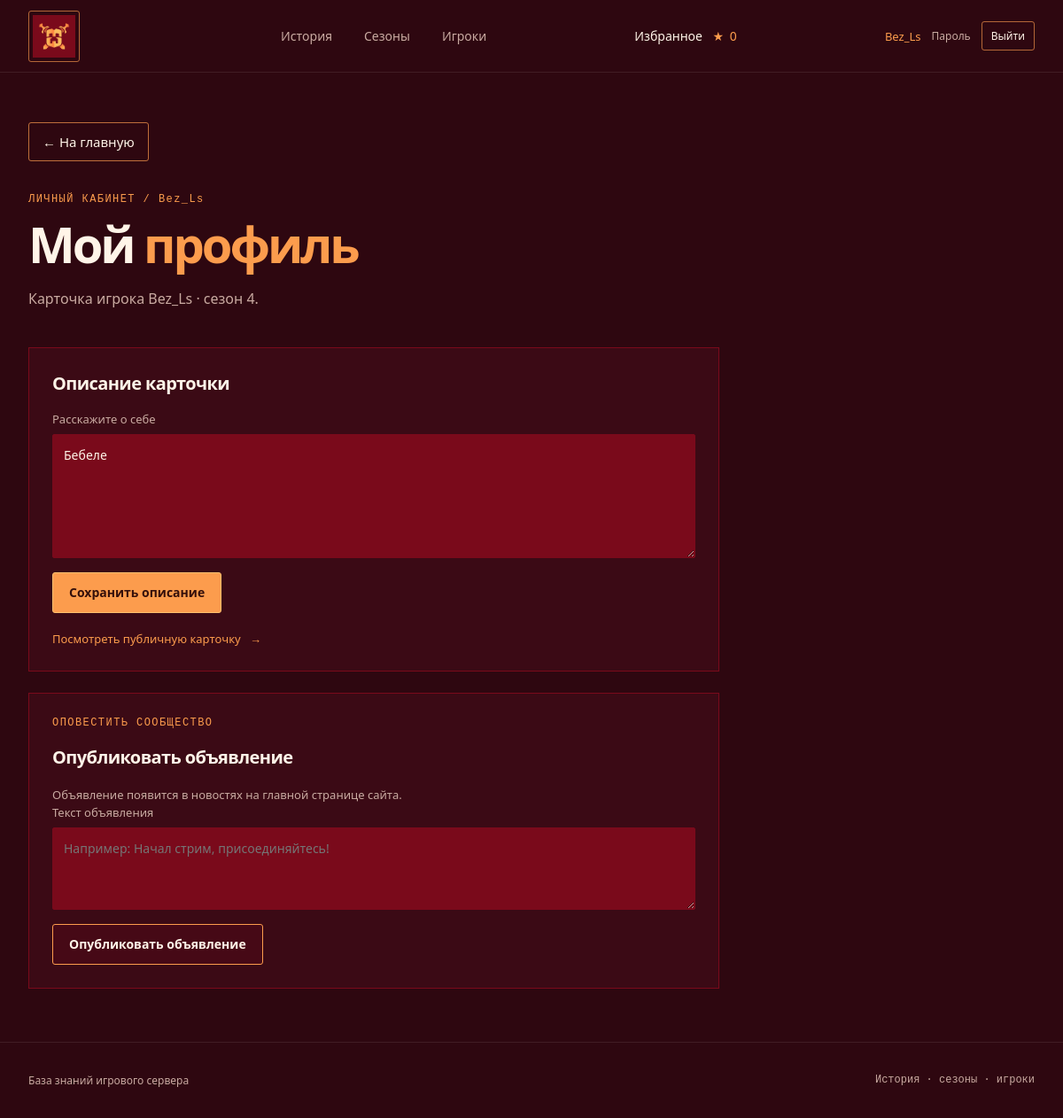
The app's page /profile (signed in) with its own data.
### tables this page shows
CREATE TABLE accounts (
                username TEXT PRIMARY KEY,
                password TEXT,
                role TEXT
            );

CREATE TABLE players (
                id INTEGER PRIMARY KEY AUTOINCREMENT,
                name TEXT,
                season_id INTEGER,
                info TEXT,
                status TEXT,
                linked_account TEXT,
                image_file_id TEXT
            );

### mineshield.py (the view, shortened to what this page needs)
@app.route("/profile", methods=["GET", "POST"])
@role_required("player")
def profile():
    user = get_current_user()
    player = get_linked_player(user["username"])
    return render_template("profile.html", player=player)

### mineshield.py (called while the page is built, shortened)
@app.context_processor
def inject_template_state() -> dict[str, Any]:
    static_dir = Path(app.static_folder or BASE_DIR / "static")
    return {
        "logo_available": (static_dir / "images" / "logo.png").is_file(),
        "current_user": get_current_user(),
        "csrf_token": get_csrf_token,
    }

def get_csrf_token() -> str:
    if "csrf_token" not in session:
        session["csrf_token"] = secrets.token_urlsafe(32)
    return session["csrf_token"]

def get_current_user() -> dict[str, str] | None:
    username = session.get("username")
    if not username:
        return None
    connection = connect_db()
    try:
        account = connection.execute(
            "SELECT username, role FROM accounts WHERE username = ?",
            (username,),
        ).fetchone()
    finally:
        connection.close()
    if account is None:
        session.clear()
        return None
    return dict(account)

def login_required(view: Callable) -> Callable:
    @wraps(view)
    def wrapped(*args, **kwargs):
        if get_current_user() is None:
            flash("Сначала войдите в аккаунт.", "error")
            return redirect(url_for("login"))
        return view(*args, **kwargs)
    return wrapped

def role_required(role: str) -> Callable:
    def decorate(view: Callable) -> Callable:
        @wraps(view)
        @login_required
        def wrapped(*args, **kwargs):
            user = get_current_user()
            if user is None or user["role"] != role:
                abort(403)
            return view(*args, **kwargs)
        return wrapped
    return decorate

def get_linked_player(username: str) -> sqlite3.Row | None:
    connection = connect_db()
    try:
        return connection.execute(
            """
            SELECT id, name, season_id, info, status
            FROM players
            WHERE linked_account = ?
            """,
            (username,),
        ).fetchone()
    finally:
        connection.close()

def connect_db(db_path: Path | str | None = None) -> sqlite3.Connection:
    connection = sqlite3.connect(db_path or DB_PATH)
    connection.row_factory = sqlite3.Row
    return connection

@app.before_request
def ensure_database_initialized() -> None:
    database_path = Path(DB_PATH).resolve()
    if database_path not in _initialized_databases:
        init_db(database_path)
        _initialized_databases.add(database_path)

### templates/profile.html (shortened to what this page needs)
{% extends "base.html" %}
{% block content %}
<section class="page-hero">
  <a class="back-link" href="{{ url_for('home') }}">← На главную</a>
  <p class="eyebrow">ЛИЧНЫЙ КАБИНЕТ / {{ current_user.username }}</p>
  <h1>Мой <span>профиль</span></h1>
  {% if player %}
  <p class="page-intro">Карточка игрока {{ player.name }} · сезон {{ player.season_id }}.</p>
  {% else %}
  <p class="page-intro">Аккаунт создан, но карточка игрока ещё не привязана. Попросите администратора назначить карточку.</p>
  {% endif %}
</section>
{% if player %}
<section class="form-panel profile-edit-panel">
  <h2>Описание карточки</h2>
  <form class="site-form" action="{{ url_for('profile') }}" method="post">
    <label>Расскажите о себе
      <textarea name="info" rows="5" maxlength="2000">{{ player.info or "" }}</textarea>
    </label>
    <button class="button button-primary" type="submit">Сохранить описание</button>
  </form>
  <a class="text-link" href="{{ url_for('player_detail', player_id=player.id) }}">Посмотреть публичную карточку <span aria-hidden="true">→</span></a>
</section>
<section class="form-panel profile-edit-panel">
  <p class="eyebrow">ОПОВЕСТИТЬ СООБЩЕСТВО</p>
  <h2>Опубликовать объявление</h2>
  <p class="form-hint">Объявление появится в новостях на главной странице сайта.</p>
  <form class="site-form" action="{{ url_for('create_announcement') }}" method="post">
    <label>Текст объявления
      <textarea name="text" rows="3" maxlength="500" required placeholder="Например: Начал стрим, присоединяйтесь!"></textarea>
    </label>
    <button class="button button-secondary" type="submit">Опубликовать объявление</button>
  </form>
</section>
{% endif %}
{% endblock %}

### templates/base.html (shortened to what this page needs)
<!doctype html>
<html lang="ru">
  <head>
    <link rel="stylesheet" href="{{ url_for('static', filename='style.css', v=10) }}">
  </head>
  <body>
    <header class="site-header">
      <a class="brand" href="{{ url_for('home') }}" aria-label="MineShield — главная">
        {% if logo_available %}
        <img class="brand-logo" src="{{ url_for('static', filename='images/logo.png') }}" alt="MineShield">
        {% else %}
        <span class="brand-mark">M</span>
        <span class="brand-name">MINE<span>SHIELD</span></span>
        {% endif %}
      </a>
      <nav class="main-nav" aria-label="Основная навигация">
        <a href="{{ url_for('history') }}" {% if request.path == '/history' %}aria-current="page"{% endif %}>История</a>
        <a href="{{ url_for('seasons') }}" {% if request.path.startswith('/seasons') %}aria-current="page"{% endif %}>Сезоны</a>
        <a href="{{ url_for('players') }}" {% if request.path.startswith('/players') %}aria-current="page"{% endif %}>Игроки</a>
      </nav>
      <a class="header-link" href="{{ url_for('favorites') }}" aria-label="Избранное" {% if request.path == '/favorites' %}aria-current="page"{% endif %}>
        Избранное <span aria-hidden="true">★ <span data-favorite-count>0</span></span>
      </a>
      {% if current_user %}
      <div class="account-menu">
        {% if current_user.role == 'admin' %}
        <a href="{{ url_for('admin') }}" {% if request.path.startswith('/admin') %}aria-current="page"{% endif %}>Админ-панель</a>
        {% else %}
        <a href="{{ url_for('profile') }}" {% if request.path == '/profile' %}aria-current="page"{% endif %}>{{ current_user.username }}</a>
        {% endif %}
        <a class="account-settings" href="{{ url_for('change_password') }}">Пароль</a>
        <form action="{{ url_for('logout') }}" method="post">
          <button type="submit">Выйти</button>
        </form>
      </div>
      {% else %}
      <a class="header-login" href="{{ url_for('login') }}" {% if request.path == '/login' %}aria-current="page"{% endif %}>Войти</a>
      {% endif %}
    </header>
    <main>
      {% block content %}{% endblock %}
    </main>
    <footer class="site-footer">
      <p>База знаний игрового сервера</p>
      <span class="footer-note">История · сезоны · игроки</span>
    </footer>
  </body>
</html>

### static/style.css (style rules this page uses)
:root { color-scheme: dark; --bg: #2e0710; --panel: #3b0a15; --panel-soft: #4b0d1a; --line: #7a0a1b; --text: #fff4e8; --muted: #c9aaa1; --gold: #fc9c4d; --gold-light: #ffc16f; --mono: "DM Mono", Consolas, monospace; --sans: "Segoe UI", sans-serif; }
* { box-sizing: border-box; }
body { margin: 0; min-width: 320px; background: var(--bg); color: var(--text); font-family: var(--sans); -webkit-font-smoothing: antialiased; }
a { color: inherit; text-decoration: none; }
.site-header { height: 82px; max-width: 1240px; margin: 0 auto; padding: 0 32px; display: flex; align-items: center; justify-content: space-between; border-bottom: 1px solid rgba(255,244,232,.09); }
.brand { display: inline-flex; align-items: center; gap: 11px; }
.site-header .brand { padding: 4px; border: 1px solid rgba(252,156,77,.65); border-radius: 3px; transition: border-color .18s ease, background .18s ease; }
.brand-logo { display: block; width: auto; max-width: 180px; height: 48px; object-fit: contain; }
.main-nav { display: flex; gap: 36px; margin-left: 60px; }
.main-nav a, .header-link { color: var(--muted); font-size: 14px; transition: color .18s ease; }
.header-link { color: var(--text); }
.header-link span { margin-left: 8px; color: var(--gold); }
.header-link span span { margin-left: 3px; }
.account-menu > a { color: var(--gold); font-size: 13px; }
.account-menu { display: flex; align-items: center; gap: 12px; }
.account-menu .account-settings { color: var(--muted); font-size: 12px; }
.account-menu form { margin: 0; }
.account-menu button { padding: 7px 10px; border: 1px solid rgba(252,156,77,.65); border-radius: 3px; color: var(--text); background: transparent; font: 12px var(--sans); cursor: pointer; }
main { max-width: 1240px; margin: 0 auto; padding: 0 32px; }
.eyebrow { margin: 0 0 18px; color: var(--gold); font: 12px var(--mono); letter-spacing: .12em; }
.hero h1, .page-hero h1, .not-found h1 { margin: 0; font-size: clamp(42px, 5vw, 66px); line-height: 1.13; letter-spacing: -.055em; font-weight: 700; }
.hero h1 span, .page-hero h1 span, .not-found h1 span { color: var(--gold); }
.button { min-height: 46px; padding: 0 18px; display: inline-flex; align-items: center; justify-content: center; gap: 12px; border: 1px solid rgba(252,156,77,.72); border-radius: 3px; font: 600 14px var(--sans); cursor: pointer; transition: background .18s ease, border-color .18s ease, transform .18s ease; }
.button-primary { border-color: var(--gold-light); background: var(--gold); color: #35100b; }
.button-secondary { border-color: var(--gold); color: var(--text); background: rgba(122,10,27,.16); }
.text-link { color: var(--gold); font-size: 13px; }
.text-link span { margin-left: 7px; }
.page-hero { padding: 56px 0 30px; }
.back-link { min-height: 44px; margin-bottom: 36px; padding: 0 15px; display: inline-flex; align-items: center; border: 1px solid rgba(252,156,77,.7); border-radius: 3px; color: var(--text); font-size: 15px; transition: color .18s ease, border-color .18s ease, background .18s ease; }
.page-hero .eyebrow { margin-bottom: 12px; }
.page-hero h1 { font-size: clamp(38px, 5vw, 56px); }
.page-intro { max-width: 600px; margin: 16px 0 0; color: var(--muted); font-size: 16px; line-height: 1.8; }
.form-panel { margin: 10px 0 24px; padding: 26px; border: 1px solid var(--line); background: var(--panel); }
.form-panel h2 { margin: 0 0 18px; font-size: 20px; letter-spacing: -.03em; }
.site-form { display: grid; gap: 16px; }
.site-form label { display: grid; gap: 8px; color: var(--muted); font-size: 13px; }
.site-form input, .site-form textarea, .site-form select { width: 100%; min-width: 0; padding: 11px 12px; border: 1px solid var(--line); border-radius: 2px; color: var(--text); background: rgb(122,10,27); font: 14px var(--sans); }
.site-form textarea { resize: vertical; line-height: 1.65; }
.site-form .button { justify-self: start; }
.form-hint { margin: 14px 0 0; color: var(--muted); font-size: 13px; line-height: 1.7; }
.profile-edit-panel { max-width: 780px; }
.profile-edit-panel + .profile-edit-panel { margin-bottom: 60px; }
.profile-edit-panel > .text-link { display: inline-block; margin-top: 20px; }
.site-footer { max-width: 1240px; min-height: 86px; margin: 0 auto; padding: 20px 32px; display: flex; align-items: center; justify-content: space-between; gap: 15px; border-top: 1px solid rgba(255,244,232,.09); }
.site-footer p, .footer-note { margin: 0; color: var(--muted); font-size: 12px; }
.footer-note { font-family: var(--mono); }

### records on screen
accounts: username "Bez_Ls"
players: name "Bez_Ls", season_id "4", info "Бебеле"
